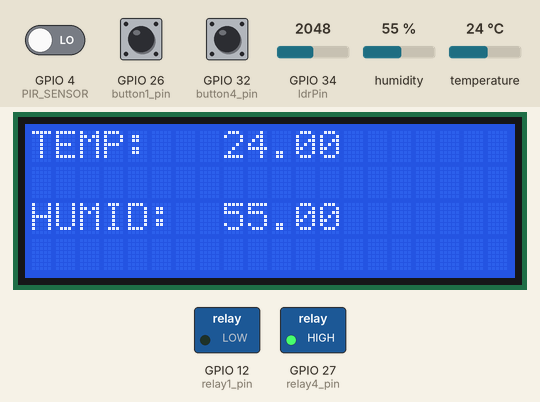
A sketch run on a simulated ESP32. Shown: 20×4 character LCD, switched loads named in the sketch (green lamp = pin HIGH). Dashed ring = blinking. The test bench sets the inputs (shaded band); at power-on: GPIO 26 (button1_pin) HIGH, GPIO 4 (PIR_SENSOR) LOW, GPIO 32 (button4_pin) HIGH, humidity 55 %, GPIO 34 (ldrPin) = 2048, temperature 24 °C. WiFi joins after 1.5 s; servers stay silent unless stated; what the sketch prints to the serial monitor is not drawn.

Above: at 3.1 s.
3.2 s: GPIO 26 (button1_pin) pulled LOW for 3.2 s
At 4.6 s:
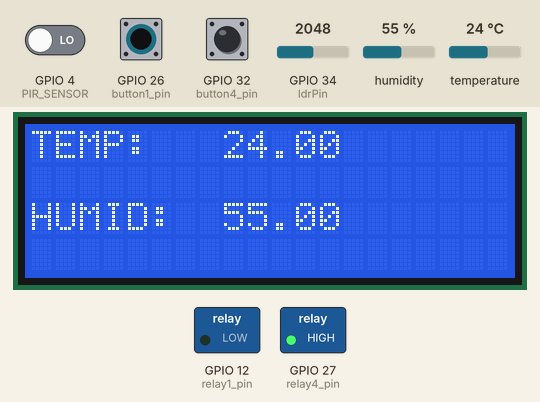
12.4 s: GPIO 4 (PIR_SENSOR) driven HIGH
18.4 s: GPIO 26 (button1_pin) pulled LOW for 0.15 s
At 19.7 s:
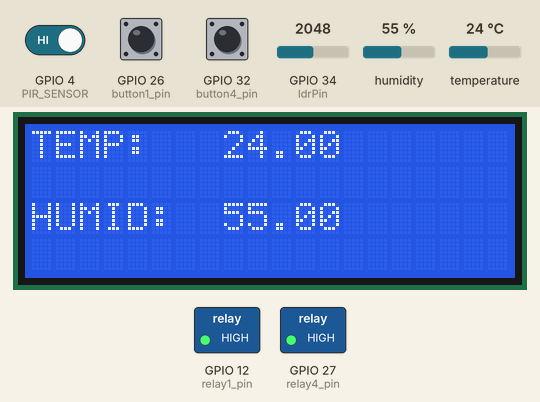
24.5 s: GPIO 32 (button4_pin) pulled LOW for 3.2 s
At 24.93 s:
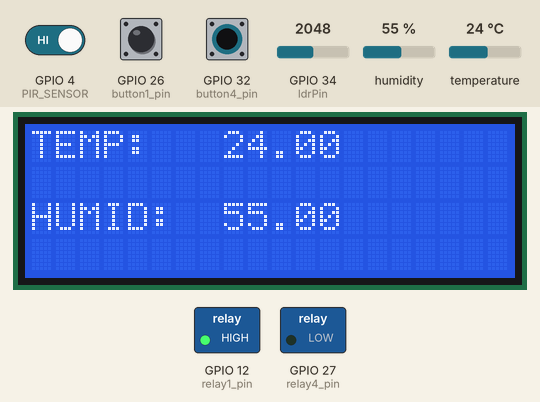
29.2 s: GPIO 32 (button4_pin) pulled LOW for 1 s
At 31.2 s:
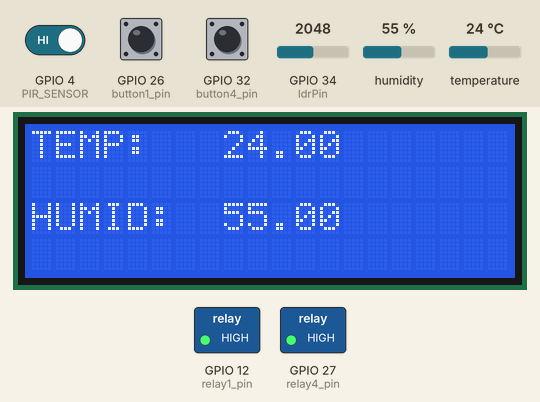
36.2 s: humidity set to 22 %
At 38.2 s:
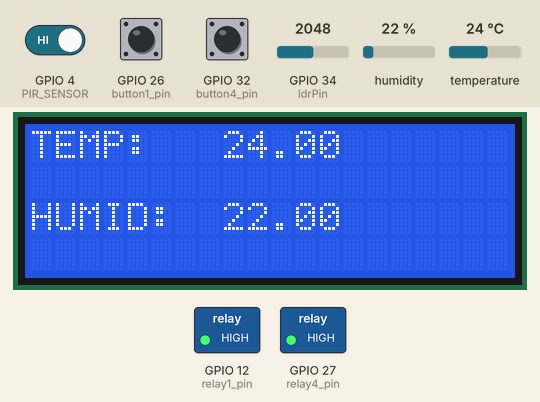
Timing chart, 0 to 39.7 s (numbered marks = the images above; inputs shaded):
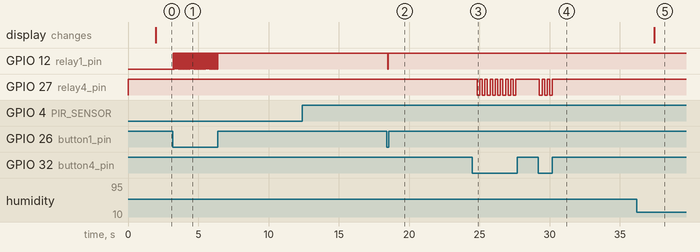

Measured:
- after the input at 3.2 s, GPIO 12 (relay1_pin): alternates HIGH for 0.08 s and LOW for 0.03 s, 59 changes in all, then stays HIGH, starting at once
- after the input at 18.4 s, GPIO 12 (relay1_pin): HIGH → LOW after 0.10 s, → HIGH 0.03 s later
- after the input at 24.5 s, GPIO 27 (relay4_pin): alternates HIGH for 0.18 s and LOW for 0.18 s, 16 changes in all, then stays HIGH, starting after 0.34 s
- after the input at 29.2 s, GPIO 27 (relay4_pin): alternates HIGH for 0.18 s and LOW for 0.18 s, 6 changes in all, then stays HIGH, starting after 0.08 s
- after the input at 36.2 s, the display: changes after 1.2 s (image 5)

The sketch:

sketch.ino
```cpp
//Linking the Bynk to Wokwi
#define BLYNK_TEMPLATE_ID "TMPL6wa-X6X56"
#define BLYNK_TEMPLATE_NAME "Smart Home"
#define BLYNK_AUTH_TOKEN "1oOVfb4M1D4wLbwKfVVbmZX5rWEyqxzy"

// Comment this out to disable prints and save space
#define BLYNK_PRINT Serial
#define I2C_ADDR 0x27
#define LCD_COLUMNS 16
#define LCD_LINES 2

#include <WiFi.h>
#include <WiFiClient.h>
#include <BlynkSimpleEsp32.h>
#include "DHT.h"
#include "ThingSpeak.h"

// Variable for motion sensing
#define PIR_SENSOR  4
#include <LiquidCrystal_I2C.h>
LiquidCrystal_I2C lcd(0x27, 20, 4);


char auth[] = BLYNK_AUTH_TOKEN;

//  WiFi credentials.
char ssid[] = "Wokwi-GUEST";
char pass[] = "";

BlynkTimer timer;
const int myChannelNumber = 2383821;
const char* myApiKey = "O93O8S2L7TZVR14J";
const char* server = "api.thingspeak.com";
WiFiClient client;

// Define pin assignments
//fire detection
#define ldrPin 34
#define buzzerPin 15

#define button1_pin 26
#define button4_pin 32

#define relay1_pin 12
#define relay4_pin 27

int relay1_state = 0;
int relay4_state = 0;

//virtual pins
#define button1_vpin V1
#define button4_vpin V4

// DHT22
#define DHTPIN 2     // Pin where the DHT11 is connected
#define DHTTYPE DHT22   // DHT 11 sensor type

DHT dht(2, DHT22);

// This function is called every time the device is connected to the Blynk.Cloud
BLYNK_CONNECTED() {
  Blynk.syncVirtual(button1_vpin);
  Blynk.syncVirtual(button4_vpin);
}

// This function is called every time the Virtual Pin state changes

BLYNK_WRITE(button4_vpin) {
  relay4_state = param.asInt();
  digitalWrite(relay4_pin, relay4_state);
}

void setup() {
  pinMode(PIR_SENSOR, INPUT);

  // Debug console
  //fire detection
  pinMode(ldrPin, INPUT);
  pinMode(buzzerPin, OUTPUT);

  pinMode(button1_pin, INPUT_PULLUP);
  pinMode(button4_pin, INPUT_PULLUP);

  pinMode(relay1_pin, OUTPUT);
  pinMode(relay4_pin, OUTPUT);

  // During startup, all Relays should be turned OFF
  digitalWrite(relay1_pin, LOW);
  digitalWrite(relay4_pin, HIGH);
  Serial.begin(9600);
  Blynk.begin(auth, ssid, pass);

  dht.begin(); //dht starts
  ledcSetup(0, 1000, 8);
  lcd.init();
  lcd.backlight();
  lcd.begin(20, 4);
  lcd.setCursor(3, 0);
  lcd.print("Home Automation");

  //THINGSPEAK
  ThingSpeak.begin(client);

  timer.setInterval(15000L, updateThingSpeak);
}

void loop() {
  Blynk.run();
  timer.run();

  // Read temperature and humidity values from DHT sensor
  float temperature = dht.readTemperature();
  float humidity = dht.readHumidity();

  // Check if reading is successful
  if (isnan(temperature) || isnan(humidity)) {
    Serial.println("Failed to read from DHT sensor!");
    return;
  }

  // Display temperature and humidity on LCD
  lcd.clear();
  lcd.setCursor(0, 0);
  lcd.print("TEMP:");
  lcd.setCursor(8, 0);
  lcd.print(temperature);
  lcd.setCursor(0, 2);
  lcd.print("HUMID:");
  lcd.setCursor(8, 2);
  lcd.print(humidity);
  Blynk.virtualWrite(V6, humidity);     // Send humidity value to Blynk App
  Blynk.virtualWrite(V5, temperature);  // Send temperature value to Blynk App

  // Listen for button presses
  listenPushButtons();
  if (digitalRead(relay1_pin) == HIGH) {
    Serial.println("Button1 is pressed. Checking for motion...");
    notifyOnTheft();
  }
  else if (digitalRead(relay1_pin) == LOW) {
    Blynk.virtualWrite(button1_vpin, 0);
  }

  //fire detection part:
  int sensorValue = analogRead(ldrPin);


  if ((sensorValue < 100) && (temperature > 50)) {
    tone(buzzerPin, 1000);
    Serial.println(" fire detected. ");
    Blynk.virtualWrite(V2, 1);

  } else {
    noTone(buzzerPin);
    Blynk.virtualWrite(V2, 0);
  }
}

// Function to handle button presses
void listenPushButtons() {
  if (digitalRead(button1_pin) == LOW) {
    controlRelay(1);
  }
  else if (digitalRead(button4_pin) == LOW) {
    controlRelay(4);
    Blynk.virtualWrite(button4_vpin, relay4_state); // Update button state
  }
}

// Function to control relays based on button presses
void controlRelay(int relay) {
  if (relay == 1) {
    relay1_state = !relay1_state;
    digitalWrite(relay1_pin, relay1_state);
    Serial.print("Relay1 State = ");
    Serial.println(relay1_state);
  }
  else if (relay == 4) {
    relay4_state = !relay4_state;
    digitalWrite(relay4_pin, relay4_state);
    Serial.print("Relay4 State = ");
    Serial.println(relay4_state);
  }
}


// Function to handle theft alerts
void notifyOnTheft()
{
  Serial.println("Checking button state...");

  // Check if button1 is pressed (relay1 is on)
  if (digitalRead(button1_pin) == HIGH) {
    Serial.println("Button1 is pressed. Checking for motion...");

    // Check for motion alert
    int isTheftAlert = digitalRead(PIR_SENSOR);
    Serial.println("Motion sensor state: " + String(isTheftAlert));

    if (isTheftAlert == HIGH) {
      Serial.println("Theft Alert in Home");
      Blynk.virtualWrite(button1_vpin, 1);
    }
    else {
      Blynk.virtualWrite(button1_vpin, 0);
    }
  }

}
void updateThingSpeak() {
  float temperature = dht.readTemperature();
  float humidity = dht.readHumidity();

  if (digitalRead(PIR_SENSOR) == HIGH && digitalRead(button1_pin) == HIGH) {
    ThingSpeak.setField(3,1);
  }
  else{
    ThingSpeak.setField(3,0);
  }

  int sensorValue = analogRead(ldrPin);

  if (sensorValue < 50) {
    ThingSpeak.setField(5,1);
  } else {
    ThingSpeak.setField(5,0);
  }

  ThingSpeak.setField(1,temperature);
  ThingSpeak.setField(2,humidity);
  ThingSpeak.setField(4,relay4_state);

  int x = ThingSpeak.writeFields(myChannelNumber,myApiKey);
  if(x == 200){
    Serial.println("Data pushed successfully");
  }else{
    Serial.println("Push error" + String(x));
  }
  Serial.println("---");
}
```
